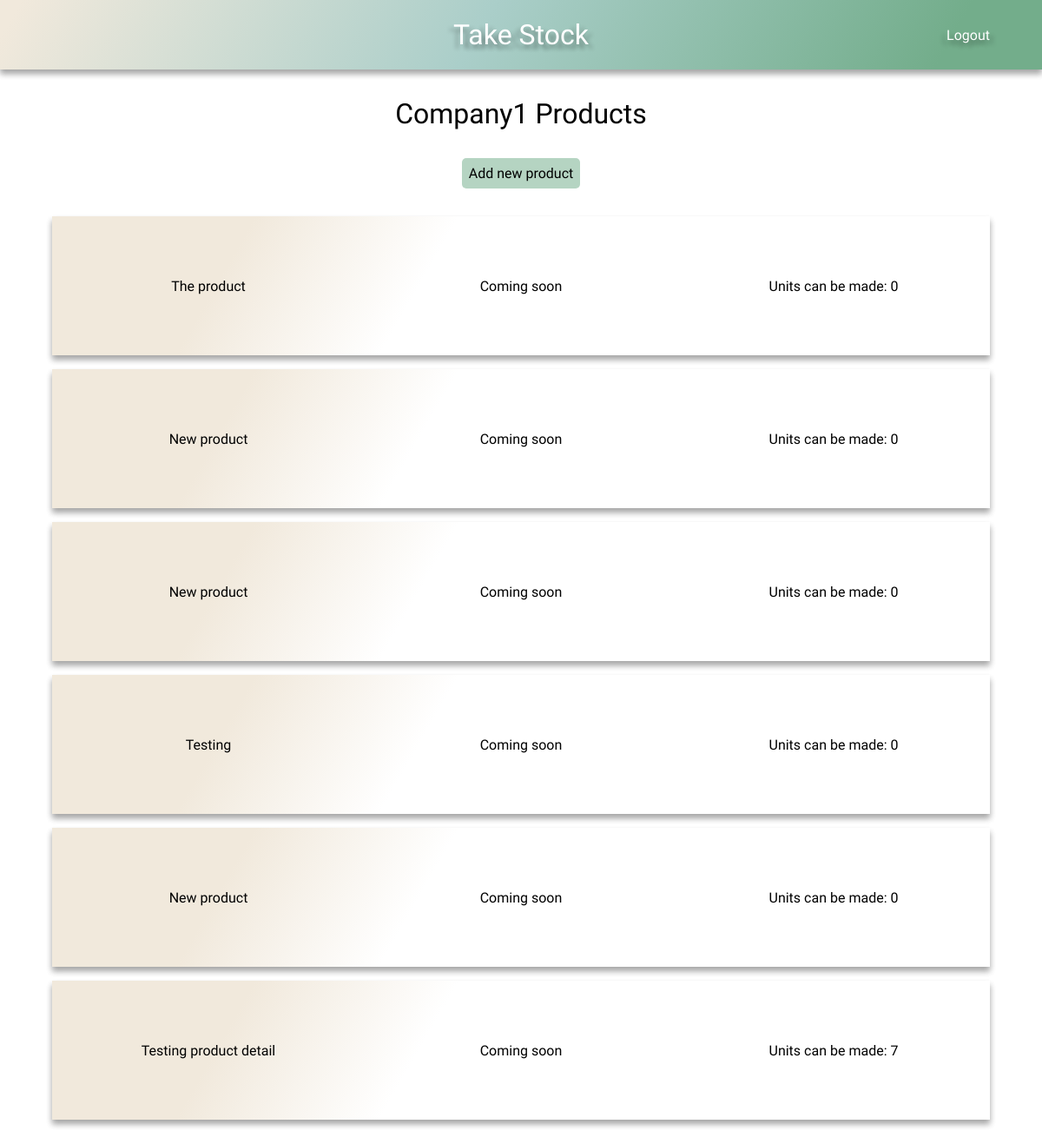
The page /products/ (signed in) on the database its author committed.
### stock/models.py (models this page shows)
class Product(models.Model):
    name = models.CharField(max_length=100)
    stock_parts = models.ManyToManyField(Stock)
    company = models.ForeignKey(User, on_delete=models.CASCADE, default=1)
    def __str__(self):
        return f'{self.name}'

### stock/views.py (the view)
# urls.py: path('products/', product_page, name='products'),
def product_page(request):
    default_user = request.user
    products = Product.objects.filter(company=default_user)
    number_to_be_made = {}
    for product in products:
        parts = Parts.objects.filter(
            product_part_belongs_to=product.id
            )
        units = {}
        amount = []
        total_units_to_be_made = {}
        for i in parts:
            units_to_make = (i.item.number_in_stock / i.number_required)
            units_to_make = math.floor(units_to_make)
            units[i.product_part_belongs_to] = units_to_make
            amount.append(units_to_make)
        amount.sort()
        amount = amount[:1]
        if len(amount) == 0 or amount[0] == 0:
            total_units_to_be_made = 0
        else:
            for num in amount:
                int(num)
                total_units_to_be_made = num
        number_to_be_made[product.id] = total_units_to_be_made
    context = {
        'products': products,
        'number_to_be_made': number_to_be_made,
        'default_user': default_user
    }
    return render(request, 'products.html', context)

### stock/templates/products.html
{% extends 'base.html' %}
{% load static %}
{% block head %}
    <link rel="stylesheet" href="{% static 'css/product.css' %}">
    <link rel="stylesheet" href="{% static 'css/style.css' %}">
{% endblock %}
{% block content %}
    <h1>{{ default_user|title }} Products</h1>
    <div class="add-new btn btn-submit btn-hover">
        <a href="{% url 'add_new_product' %}">Add new product</a>
    </div>
    <div class="product-container">
        {% for product in products %}
            <div class="product-row">
                <div class="product">
                    <a href="{% url 'product-detail' product.id %}">{{ product }}</a>
                </div>
                <div class="orders">
                    Coming soon
                </div>
                <div class="unit-number">
                    {% for key, value in number_to_be_made.items %}
                        {% if product.id == key %}
                            Units can be made: {{ value }}
                        {% endif %}
                    {% endfor %}
                </div>
            </div>
        {% endfor %}
    </div>
{% endblock %}

### stock/static/css/style.css (style rules this page uses)
:root { --clr-mix-calm: 120deg, #f1e9dc 2%, #aacec9, #73ad8b 90%; --shadow-s: 0 5px 7px 0 rgba(0, 0, 0, .2), 0 5px 7px 0 rgba(0, 0, 0, .2); --shadow-tl: 5px 5px 5px rgba(0, 0, 0, .2), -5px 5px 5px rgba(0, 0, 0, .2); --header-height: 5em; --hover: .522; --btn-submit: hsla(145, 26%, 56%, var(--hover)); --btn-delete: hsla(0, 58%, 86%, var(--hover)); }
*, *::before, *::after { margin: 0; padding: 0; box-sizing: border-box; text-decoration: none; list-style-type: none; color: #000000; font-family: 'Nanum Gothic', 'Gill Sans', 'Gill Sans MT', Calibri, 'Trebuchet MS', sans-serif; font-weight: 300; }
h1, .add-new { width: max-content; margin: 1em auto; }
.add-new { padding: .5em; border-radius: 5px; }
.btn { border: none; }
.btn-submit { background-color: var(--btn-submit); }

### stock/static/css/product.css (style rules this page uses)
.product-container { min-width: 80%; max-width: 90%; margin: 2em auto; }
.product-row { width: 100%; height: 10em; display: flex; align-items: center; text-align: center; justify-content: space-between; margin: 1em 0; box-shadow: var(--shadow-s); background-image: linear-gradient( 120deg, #f1e9dc 20%, transparent 40% ); }
.product, .orders, .unit-number { height: 100%; width: 100%; display: flex; justify-content: center; align-items: center; }

### rows shown on the page
Product: name "The product", number_to_be_made "0"
Product: name "New product", number_to_be_made "0"
Product: name "New product", number_to_be_made "0"
Product: name "Testing", number_to_be_made "0"
Product: name "New product", number_to_be_made "0"
Product: name "Testing product detail", number_to_be_made "7"

### other values the page prints
{{ default_user|title }} "Company1"
